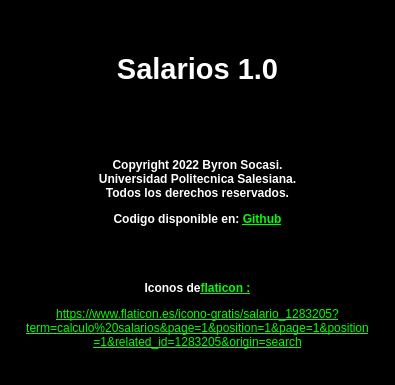
<?xml version="1.0" encoding="UTF-8"?>
<ui version="4.0">
 <class>Acercade</class>
 <widget class="QDialog" name="Acercade">
  <property name="geometry">
   <rect>
    <x>0</x>
    <y>0</y>
    <width>395</width>
    <height>385</height>
   </rect>
  </property>
  <property name="windowTitle">
   <string>Acerca de Salarios</string>
  </property>
  <property name="styleSheet">
   <string notr="true">background-color: rgb(0, 0, 0);
color: rgb(255, 255, 255);</string>
  </property>
  <layout class="QVBoxLayout" name="verticalLayout">
   <item>
    <widget class="QLabel" name="title">
     <property name="font">
      <font>
       <pointsize>20</pointsize>
      </font>
     </property>
     <property name="text">
      <string>&lt;html&gt;&lt;head/&gt;&lt;body&gt;&lt;p align=&quot;center&quot;&gt;&lt;span style=&quot; font-size:22pt; font-weight:600;&quot;&gt;Salarios 1.0&lt;/span&gt;&lt;/p&gt;&lt;/body&gt;&lt;/html&gt;</string>
     </property>
    </widget>
   </item>
   <item>
    <widget class="QLabel" name="text">
     <property name="text">
      <string>&lt;html&gt;&lt;head/&gt;&lt;body&gt;&lt;p align=&quot;center&quot;&gt;&lt;span style=&quot; font-size:9pt; font-weight:600;&quot;&gt;Copyright 2022 Byron Socasi.&lt;br/&gt;Universidad Politecnica Salesiana. &lt;br/&gt;Todos los derechos reservados.&lt;/span&gt;&lt;/p&gt;&lt;p align=&quot;center&quot;&gt;&lt;span style=&quot; font-size:9pt; font-weight:600;&quot;&gt;Codigo disponible en: &lt;/span&gt;&lt;a href=&quot;https://github.com/ronnyR4815/P59-Salarios-Qt&quot;&gt;&lt;span style=&quot; font-size:9pt; font-weight:600; text-decoration: underline; color:#00ff00;&quot;&gt;Github&lt;/span&gt;&lt;/a&gt;&lt;/p&gt;&lt;/body&gt;&lt;/html&gt;</string>
     </property>
     <property name="wordWrap">
      <bool>true</bool>
     </property>
    </widget>
   </item>
   <item>
    <widget class="QLabel" name="text_2">
     <property name="text">
      <string>&lt;html&gt;&lt;head/&gt;&lt;body&gt;&lt;p align=&quot;center&quot;&gt;&lt;span style=&quot; font-weight:600;&quot;&gt;Iconos de&lt;/span&gt;&lt;a href=&quot;https://www.flaticon.com&quot;&gt;&lt;span style=&quot; font-weight:600; text-decoration: underline; color:#00ff00;&quot;&gt;flaticon :&lt;/span&gt;&lt;/a&gt;&lt;/p&gt;&lt;p align=&quot;center&quot;&gt;&lt;span style=&quot; text-decoration: underline; color:#00ff00;&quot;&gt;https://www.flaticon.es/icono-gratis/salario_1283205?term=calculo%20salarios&amp;amp;page=1&amp;amp;position=1&amp;amp;page=1&amp;amp;position =1&amp;amp;related_id=1283205&amp;amp;origin=search&lt;/span&gt;&lt;/p&gt;&lt;/body&gt;&lt;/html&gt;</string>
     </property>
     <property name="wordWrap">
      <bool>true</bool>
     </property>
    </widget>
   </item>
  </layout>
 </widget>
 <resources/>
 <connections/>
</ui>
